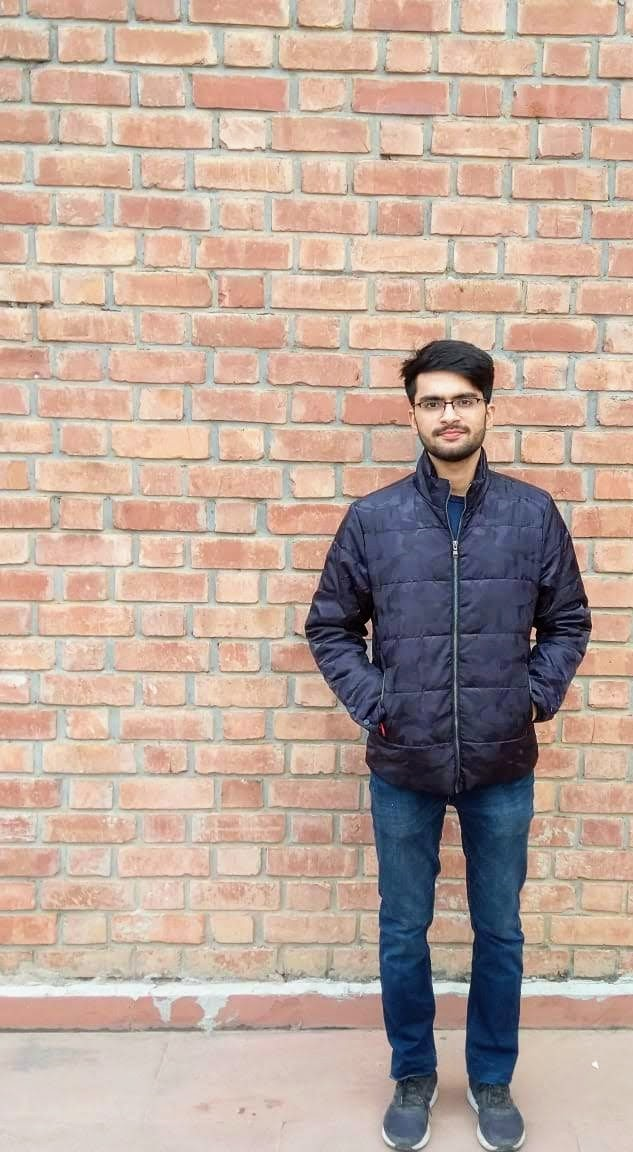
#> input picture data/s.jpg, 633 x 1152 px
$ python contrast.py
#> lines starting #> are read from the running program, lines starting #| are printed output that depends on the picture
# -*- coding: utf-8 -*-
"""
Created on Sun Oct  6 14:27:11 2019

@author: vibho
"""
import cv2

img = cv2.imread('../data/s.jpg', 1)
#> img is the input picture: shape (1152, 633, 3); mean B, G, R 154.7, 165.8, 187.5
cv2.imshow("img",img)

#-----Converting image to LAB Color model-----------------------------------
lab= cv2.cvtColor(img, cv2.COLOR_BGR2LAB)
#> lab: shape (1152, 633, 3); mean of channels 0, 1, 2 176.2, 134.7, 136.3
cv2.imshow("lab",lab)

#-----Splitting the LAB image to different channels-------------------------
l, a, b = cv2.split(lab)
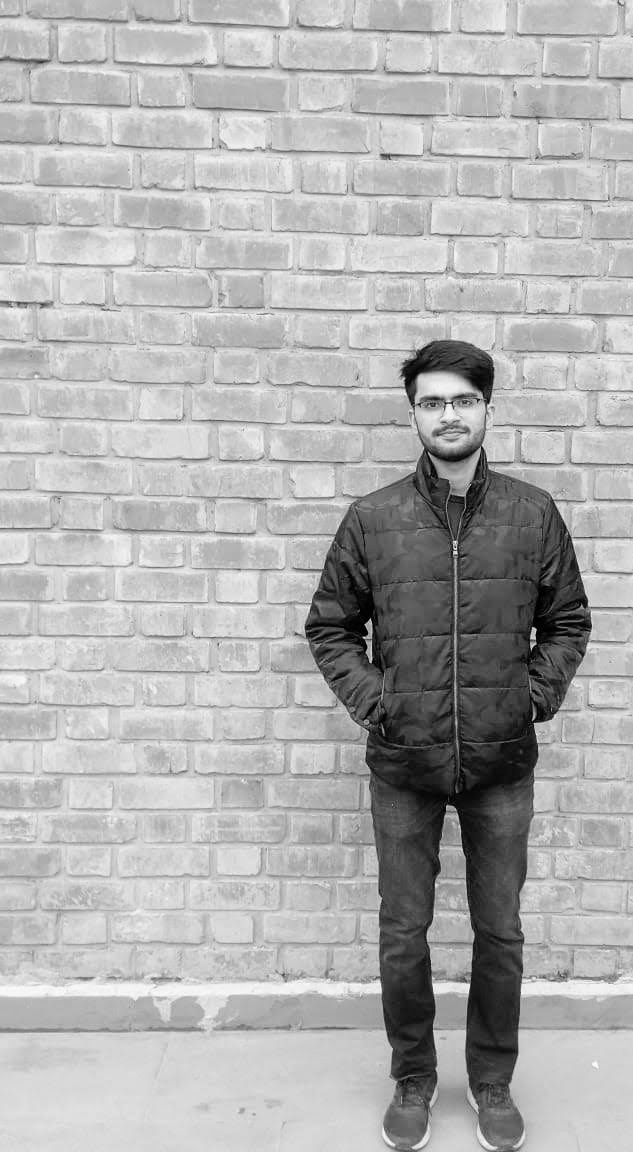
#> l: shape (1152, 633); min 0, max 253, mean 176.2
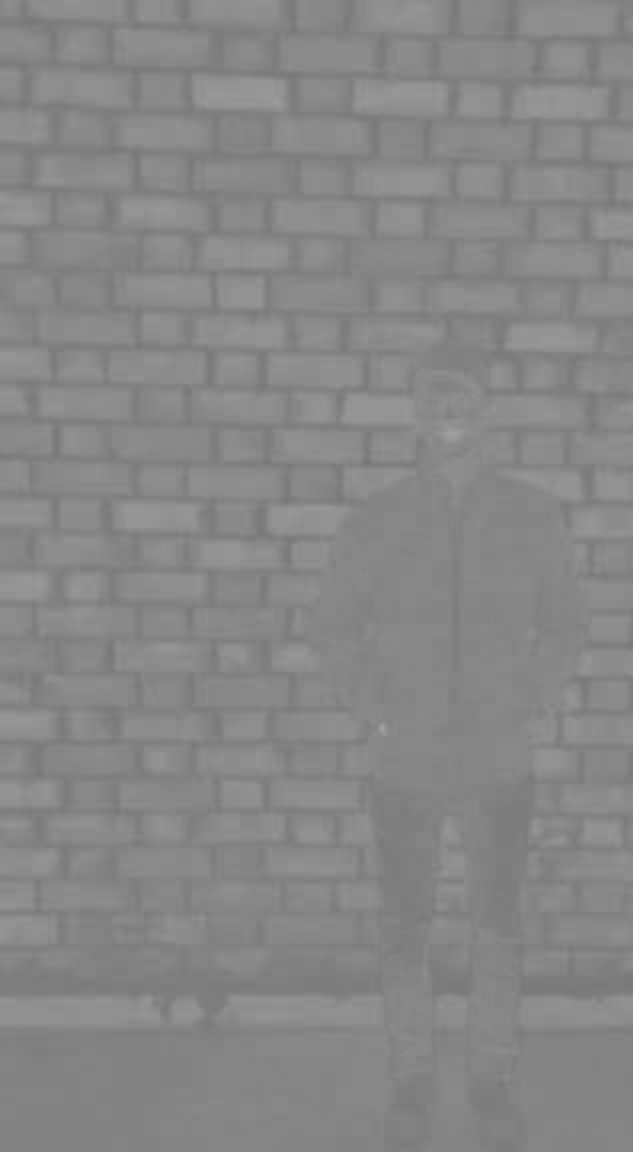
#> a: shape (1152, 633); min 117, max 163, mean 134.7
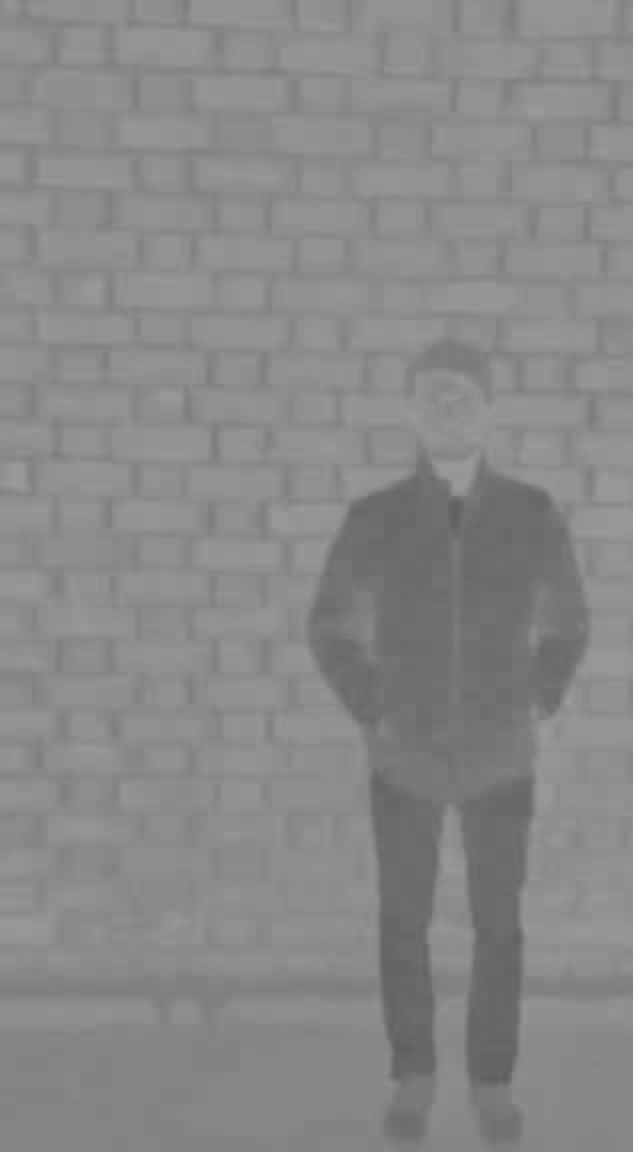
#> b: shape (1152, 633); min 93, max 156, mean 136.3
cv2.imshow('l_channel', l)
cv2.imshow('a_channel', a)
cv2.imshow('b_channel', b)

#-----Applying CLAHE to L-channel-------------------------------------------
clahe = cv2.createCLAHE(clipLimit=3.0, tileGridSize=(8,8))
cl = clahe.apply(l)
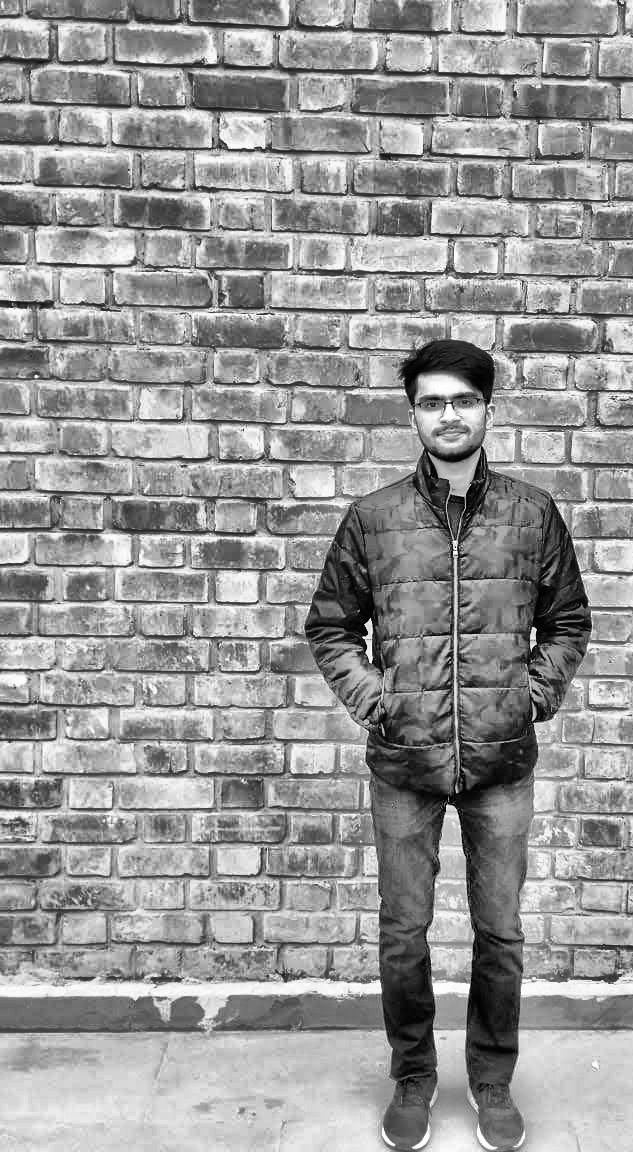
#> cl: shape (1152, 633); min 0, max 255, mean 150.5
cv2.imshow('CLAHE output', cl)

#-----Merge the CLAHE enhanced L-channel with the a and b channel-----------
limg = cv2.merge((cl,a,b))
#> limg: shape (1152, 633, 3); mean of channels 0, 1, 2 150.5, 134.7, 136.3
cv2.imshow('limg', limg)

#-----Converting image from LAB Color model to RGB model--------------------
final = cv2.cvtColor(limg, cv2.COLOR_LAB2BGR)
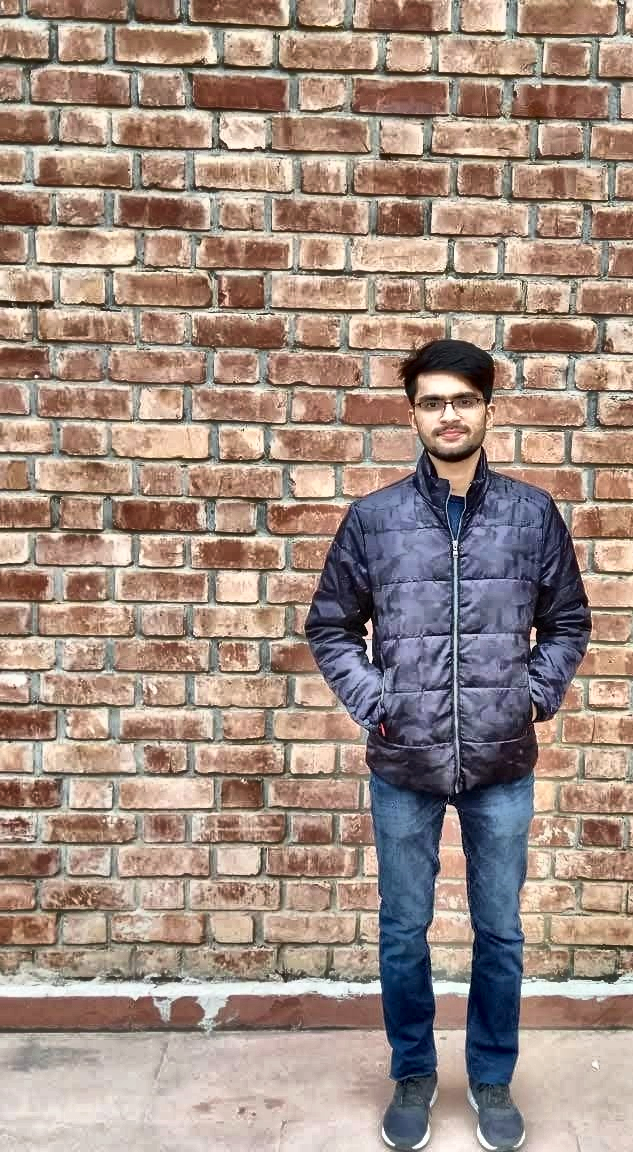
#> final: shape (1152, 633, 3); mean B, G, R 129.6, 139.9, 159.8
cv2.imshow('final', final)

$ run again, with data/8.jpg copied over data/s.jpg
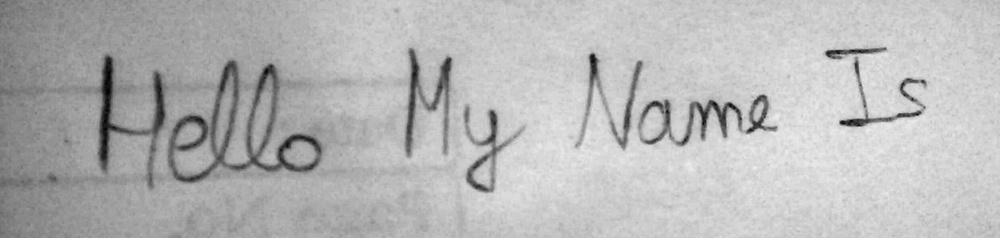
#> input picture data/8.jpg, 1000 x 238 px, shrunk from 2481 x 591 before the run
#> img is the input picture: shape (238, 1000, 3); min 0, max 239, mean 182.2
#> lab: shape (238, 1000, 3); mean of channels 0, 1, 2 188.6, 128, 128
#> a: shape (238, 1000); every value is 128
#> `cl = clahe.apply(l)`:
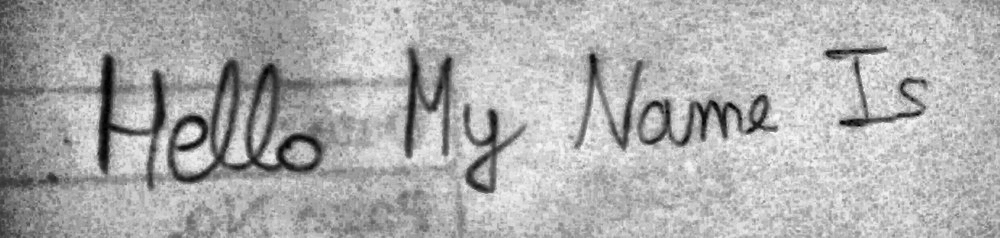
#> cl: shape (238, 1000); min 0, max 248, mean 173.6
#> limg: shape (238, 1000, 3); mean of channels 0, 1, 2 173.6, 128, 128
